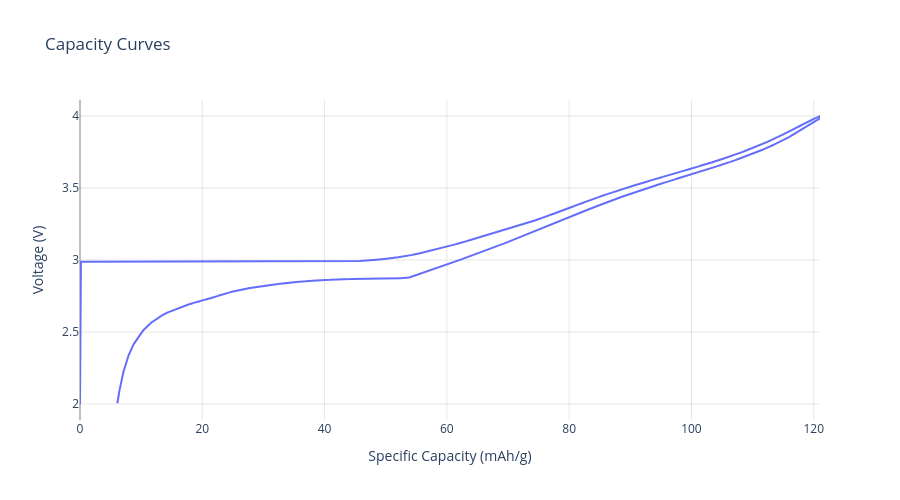

This figure's notebook cell:
### Code cell
# NFM Vendor 3

half_cell = (
    pd.read_csv(
        '../local_data/active_materials/cathode/NFM111 (Vendor C).csv',
        names=['time', 'voltage', 'capacity', 'id', 'discharge_charge', 'charge_charge'],
        # names=['specific_capacity', 'voltage', 'direction', 'id'],
        skiprows=1
    ).assign(
        direction = lambda x: x['id'].apply(lambda y: 'charge' if y == 0 else 'discharge')
    ).assign(
        specific_capacity = lambda x: x['capacity'] / (3.786e-3),
        direction = lambda x: x['time'].apply(lambda y: 'charge' if y < 25545.76 else 'discharge'),
    ).drop(
        columns=['id', 'charge_charge', 'discharge_charge', 'capacity']
    )
)

nfm3 = CathodeMaterial(
    name = 'NFM111 (Vendor C)',
    reference = 'Na/Na+',
    specific_cost = 11.00,
    density = 4.25,
    specific_capacity_curves = half_cell,
    color='#2b1f1a'
)

nfm3.plot_specific_capacity_curves(width=900, height=500).show()

### Figure 1 — Plotly figure (JSON) as saved in the notebook; plotly's stock layout.template omitted (floating-point values rounded to 4 significant figures; data arrays with more than 128 entries replaced by an {"elided": "..."} marker saying what was removed)
{"data": [{"hovertemplate": "<b>%{fullData.name}</b><br>Capacity: %{x:.2f} mAh/g<br>Voltage: %{y:.3f} V<br><i>Individual Material</i><extra></extra>", "line": {"width": 2}, "mode": "lines", "name": "4.0 V", "type": "scatter", "x": {"elided": "8605 float values"}, "y": {"elided": "8605 float values"}}], "layout": {"height": 500, "hovermode": "closest", "paper_bgcolor": "white", "plot_bgcolor": "white", "title": {"text": "Capacity Curves"}, "width": 900, "xaxis": {"gridcolor": "rgba(128, 128, 128, 0.2)", "gridwidth": 1, "showgrid": true, "title": {"text": "Specific Capacity (mAh/g)"}, "zeroline": true, "zerolinecolor": "rgba(0, 0, 0, 0.5)", "zerolinewidth": 1}, "yaxis": {"gridcolor": "rgba(128, 128, 128, 0.2)", "gridwidth": 1, "showgrid": true, "title": {"text": "Voltage (V)"}, "zeroline": true, "zerolinecolor": "rgba(0, 0, 0, 0.5)", "zerolinewidth": 1}}}
